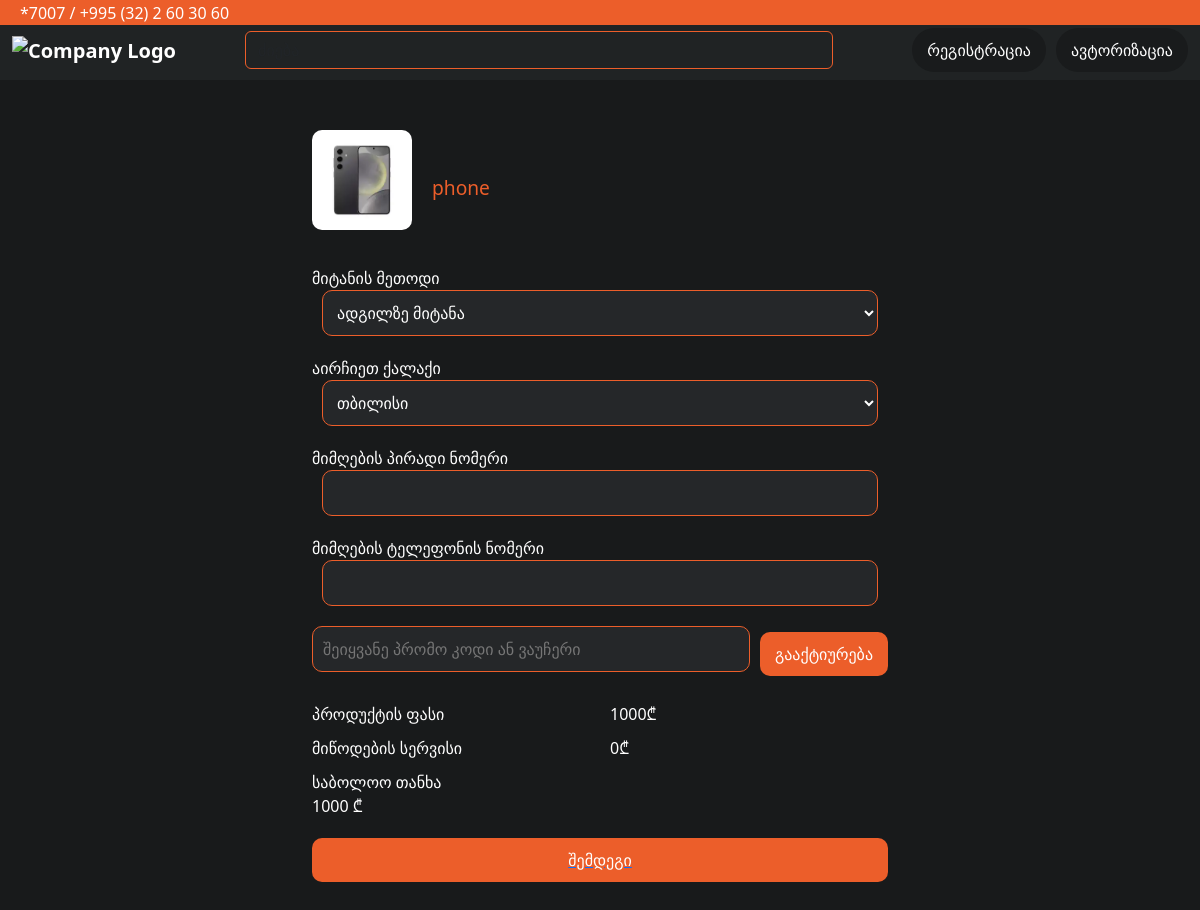
The page /checkout/2 on the database its author committed.
### app.py (models this page shows)
class Product(db.Model):
    id = db.Column(db.Integer, primary_key=True)
    price = db.Column(db.Integer)
    name = db.Column(db.String(30))
    image = db.Column(db.String(500))

### app.py (the view)
@app.route("/checkout/<int:id>")
def checkout(id):
    product = Product.query.get(id)
    if not product:
        print("Product not found")
    return render_template("order1.html", product=product)

### templates/order1.html (shortened to what this page needs)
<!DOCTYPE html>
<html lang="ka">
<head>
    <link href="https://cdn.jsdelivr.net/npm/bootstrap@5.3.0/dist/css/bootstrap.min.css" rel="stylesheet">
</head>
<body>
    <div class="top-bar">
        *7007 / +995 (32) 2 60 30 60
    </div>
    <nav class="navbar navbar-expand-lg navbar-dark">
        <div class="container-fluid">
            <a class="navbar-brand" href="{{ url_for('products') }}">
                <img src="https://zoommer.ge/icons/main-logo.svg" alt="Company Logo">
            </a>
            <form class="d-flex ms-auto mx-auto" method="GET" action="{{ url_for('search_results') }}" style="width: 50%;">
                <input class="form-control" type="search" name="query" placeholder="ძიება" aria-label="Search" style="border-color: #EC5E2A; background-color: #202324; color: white;">
            </form>
            <div class="d-flex align-items-center ms-3">
                {% if 'user' not in session %}
                    <a class="nav-link btn" href="{{ url_for('register') }}">რეგისტრაცია</a>
                    <a class="nav-link btn btn-wishlist" href="{{ url_for('login') }}">ავტორიზაცია</a>
                {% else %}
                    <a class="nav-link btn" href="{{ url_for('logout') }}">გასვლა</a>
                {% endif %}
            </div>
        </div>
    </nav>
    <div class="container">
        <div class="product-info">
            <img src="{{ url_for('static', filename=product.image) }}" class="product-image mb-3" alt="Product Image">
            <span>{{ product.name }}</span>
        </div>
        <div class="section">
            <label for="delivery-method">მიტანის მეთოდი</label>
            <select id="delivery-method" class="input-field">
                <option>ადგილზე მიტანა</option>
            </select>
        </div>
        <div class="section">
            <label for="city">აირჩიეთ ქალაქი</label>
            <select id="city" class="input-field">
                <option>თბილისი</option>
            </select>
        </div>
        <div class="section">
            <label for="receiver-id">მიმღების პირადი ნომერი</label>
            <input type="text" id="receiver-id" class="input-field" required>
        </div>
        <div class="section" >
            <label for="receiver-phone" >მიმღების ტელეფონის ნომერი</label>
            <input type="text" id="receiver-phone" class="input-field" required>
        </div>
        <form action="{{ url_for('apply_promo_code', id=product.id) }}" method="POST">
            <div class="section promo-section">
                <input type="text" name="promo_code" class="promo-code" placeholder="შეიყვანე პრომო კოდი ან ვაუჩერი">
                <button type="submit" class="button">გააქტიურება</button>
            </div>
        </form>
        <div class="section price">
            <div>პროდუქტის ფასი</div>
            <div>{{ product.price }}₾</div>
        </div>
        <div class="section price">
            <div>მიწოდების სერვისი</div>
            <div>0₾</div>
        </div>
        <div class="section">
        <div class="section">
            <div>საბოლოო თანხა</div>
            {% if discounted_price is defined %}
                <div>{{ discounted_price }} ₾</div>
            {% else %}
                <div>{{ product.price}} ₾</div>
            {% endif %}
        </div>
        <a href="{{ url_for('checkout1', id=product.id) }}">
            <button class="next-button">შემდეგი</button>
        </a>
    </div>
</body>
</html>

### templates/order1.html (style rules this page uses)
body { background-color: #181A1B; color: #fff; margin-top: 20px; }
.navbar { background-color: #202324; }
.navbar-brand { color: #fff; font-weight: bold; }
.top-bar { position: fixed; top: 0; left: 0; width: 100%; height: 25px; background-color: #EC5E2A; z-index: 9999; display: flex; align-items: center; justify-content: flex-start; padding-left: 20px; color: #fff; }
.nav-link.btn { padding: 10px 15px; margin-left: 10px; background-color: #191B1C; color: #fff; border-radius: 25px; transition: background-color 0.3s ease; }
.btn.btn-wishlist { border-radius: 25px; transition: background-color 0.3s ease; }
.input-field, .promo-code { background-color: #252729; color: #fff; border: 1px solid #EC5E2A; border-radius: 10px; padding: 10px; width: 100%; margin-bottom: 10px; }
.button { background-color: #EC5E2A; color: #fff; border: none; padding: 10px 15px; border-radius: 10px; cursor: pointer; }
.next-button { background-color: #EC5E2A; color: #fff; border: none; padding: 10px 15px; border-radius: 10px; cursor: pointer; display: block; width: 100%; }
.container { margin: 50px auto; max-width: 600px; }
.section { margin-bottom: 20px; }
.dropdown, .input-field, .promo-code { display: block; width: calc(100% - 20px); margin-left: auto; margin-right: auto; }
.product-info { display: flex; align-items: center; margin-bottom: 20px; }
.product-info img { width: 100px; height: 100px; margin-right: 20px; border-radius: 10px; }
.product-info span { color: #EC5E2A; font-size: 1.2em; }
.promo-section { display: flex; align-items: center; }
.promo-code { flex-grow: 1; margin-right: 10px; }
.price { display: flex; justify-content: space-between; margin-bottom: 10px; }
.price div { width: calc(50% - 10px); }

### rows shown on the page
Product: image (picture), name "phone", price "1000"
